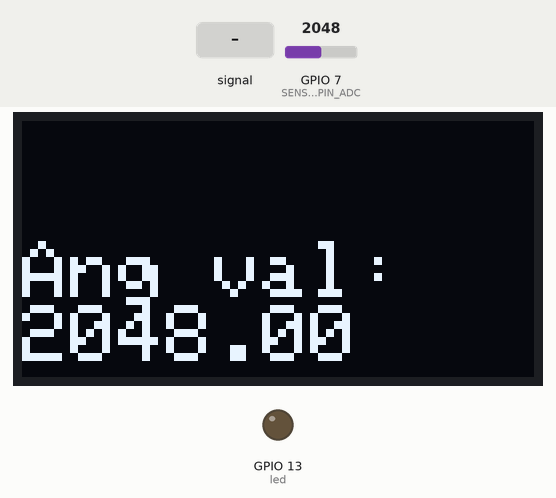
The sketch below on a simulated ESP32-S3. Parts: 128×64 one-colour display, output pins drawn as LEDs (lit = HIGH). Inputs (shaded band) come from the test bench; at power-on: GPIO 7 (SENSOR_SIGNAL_PIN_ADC) = 2048.

Above: at 3.2 s.
3.3 s: GPIO 7 (SENSOR_SIGNAL_PIN_ADC) fed a 200 Hz sine of ±327 counts around its level
At 3.97 s:
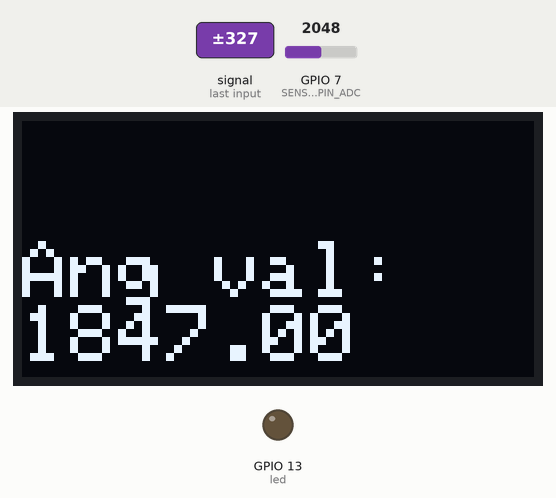
5.6 s: GPIO 7 (SENSOR_SIGNAL_PIN_ADC) set to 1955
At 6.7 s:
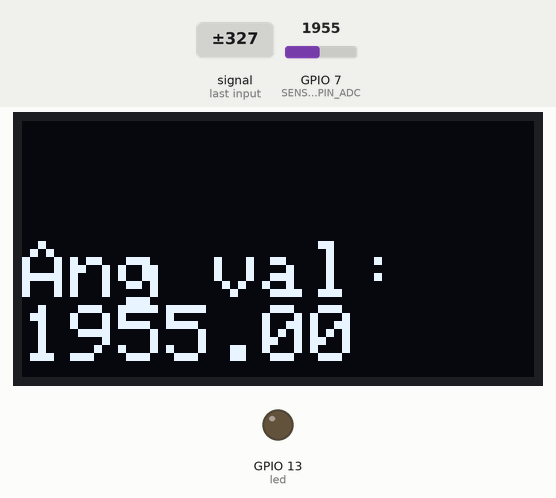
7.8 s: GPIO 7 (SENSOR_SIGNAL_PIN_ADC) fed a 1000 Hz sine of ±1023 counts around its level
At 8.65 s:
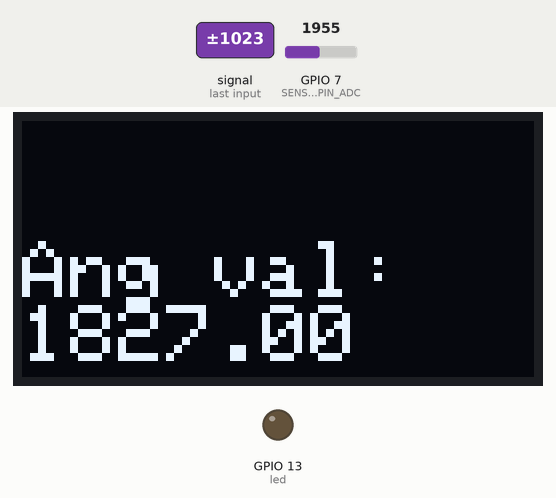
10.3 s: GPIO 7 (SENSOR_SIGNAL_PIN_ADC) set to 2035
At 12.1 s:
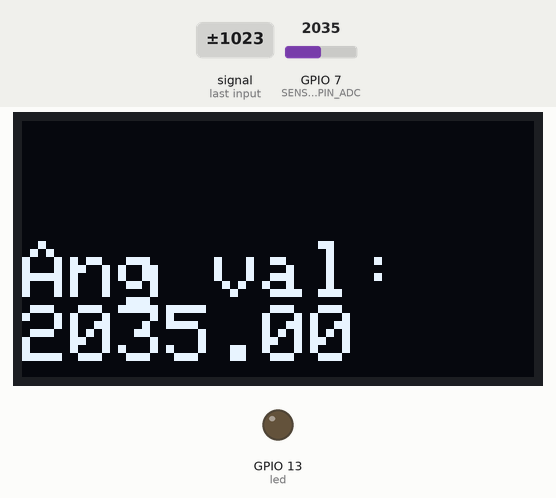
12.4 s: GPIO 7 (SENSOR_SIGNAL_PIN_ADC) set to 2047
At 13.5 s:
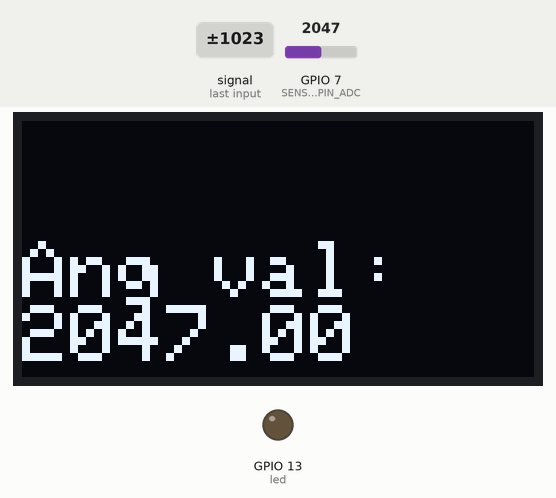
Timing chart, 0 to 15.4 s (numbered marks = the images above; inputs shaded):
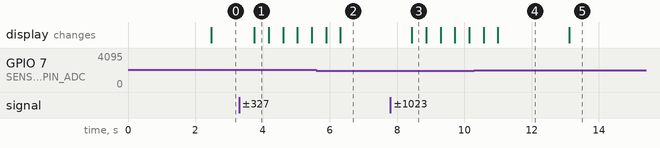

The sketch:

main_esp_bpm_backup.ino
```cpp
#include <Wire.h>
// #include
#include <Adafruit_GFX.h>
#include <Adafruit_SSD1306.h>

// #include <SPI.h>


// Define the OLED display object
#define SCREEN_WIDTH 128
#define SCREEN_HEIGHT 64
#define OLED_RESET -1

/*


*/

// Define custom SDA and SCL pins
#define SDA_PIN 2
#define SCL_PIN 4

// Create an instance of the display
Adafruit_SSD1306 display(SCREEN_WIDTH, SCREEN_HEIGHT, &Wire, OLED_RESET);

// I2C address of the display, usually 0x3C or 0x3D
// #define SSD1306_I2C_ADDRESS 0x3C //0x3C or 0x3D
// Define the I2C address for the SSD1306
#define OLED_I2C_ADDRESS 0x3C

//  0x3C // MOST COMMON
//  0x3D
//  0x3A
//  0x3E
//  0x76

#define SENSOR_SIGNAL_PIN_ADC 7  // GPIO1 for the heart rate sensor signal
#define ACTION_BUTTON_PIN 12 //gpio12

// about sensor----------------

//for getpulse2

//----------
#define MIN_BPM 30     // Set a minimum heart rate threshold for valid data
#define MAX_BPM 200
#define NUM_SAMPLES 5

//last try variables ---------

//-----------
int threshold = 1995;   //1980 Adjust this based on your readings
bool peakDetected = false;
unsigned long lastPeakTime = 0;
unsigned long currentTime;
int BPM = 0;

unsigned long initialTime;
int interval = 10000; // to okbserve heartbeat peaks for 10 seconds
// int num_of_beats = 0;
int pulse_counts = 0;

int reading = 0;


// int Bpm = 0;

int led = 13;


// #define Highpulse 540

// float pulseIntervals[NUM_SAMPLES];  // Store pulse intervals


// -------------------------------
// const int analogPin = 34;

void scan_display_address() {
    Serial.begin(115200);
    Wire.begin();

    // Start the I2C communication
    Serial.println("I2C Scanner");

    // Scan all I2C addresses from 1 to 127
    for (byte address = 1; address < 127; address++) {
      Wire.beginTransmission(address);
      byte error = Wire.endTransmission();

      // Print out errors or success
      if (error == 0) {
        Serial.print("I2C device found at address 0x");
        if (address < 16) {
          Serial.print("0");
        }
        Serial.println(address, HEX);
      } else if (error == 4) {
        Serial.print("Unknown error at address 0x");
        if (address < 16) {
          Serial.print("0");
        }
        Serial.println(address, HEX);
      }
    }
    Serial.println("Scanning complete.");

}

void clearDisplay(){
  display.clearDisplay();
  // displayText("Heart Rate: ", 1, 0,0);
}

void display_init() {
    // about display--------------------
    // Start I2C communication
    // Wire.begin(3, 4); // SDA = GPIO 3, SCL = GPIO 4
    Wire.begin(SDA_PIN, SCL_PIN);

    // Initialize Serial for debugging
    // Serial.begin(115200);

    // Initialize the OLED display
    while (!display.begin(SSD1306_SWITCHCAPVCC, OLED_I2C_ADDRESS)) {
      // Serial.println(F("SSD1306 allocation failed"));

      digitalWrite(led, HIGH);
      delay(2000);
      digitalWrite(led, LOW);
      delay(2000);
      // for (;;); // Infinite loop if display initialization fails
      }

    // while (display.begin(OLED_I2C_ADDRESS, OLED_RESET)) {

    //   digitalWrite(led, HIGH);
    //   delay(200);
    //   digitalWrite(led, LOW);
    //   delay(200);
    //   this worked and out display turned on

    //   // f
    // }

    // Clear the display buffer
  // display.clearDisplay();
  // display.fillRect(0, 0, SCREEN_WIDTH / 2, SCREEN_HEIGHT / 2, SSD1306_WHITE);  // White rectangle
  // display.fillRect(SCREEN_WIDTH / 2, 50, SCREEN_WIDTH / 2, SCREEN_HEIGHT / 2, SSD1306_BLACK);  // Black rectangle

  //-------------
    display.clearDisplay();

//     // Set text color and size
//     /*
//     [
//     SSD1306_WHITE,
//     SSD1306_BLACK,
//     SSD1306_INVERT
//     ]
//     */
    display.setTextColor(SSD1306_WHITE);
    display.setTextSize(2);

    // Display a message
    display.setCursor(12, 30);
    display.println(F("WELSTECH"));


    display.setTextColor(SSD1306_WHITE);
    display.setTextSize(1);
    // Display a message
    display.setCursor(0, 0);
    display.println(F("welcome"));


    // ----------
    // Update the display content / Display everything on the screen
    display.display();


}

void displayText(String text, int textSize, int posX = 0, int posY = 0) {
  // clearDisplay();
  // Set the text size and color
  display.setCursor(posX, posY);
  display.setTextSize(textSize);          // Text size (1-10)
  display.setTextColor(SSD1306_WHITE);

  // Print the text to the display
  display.println(text);

  // Update the display to show the text
  display.display();

}


void setup() {
    Serial.begin(115200);

    Wire.setClock(400000);  // Set I2C clock speed to 100kHz (default is 400kHz)

    // for (int i = 0; i < NUM_SAMPLES; i++) {
    //   pulseIntervals[i] = 0;
    // }

    pinMode(led, OUTPUT);

    pinMode(SENSOR_SIGNAL_PIN_ADC, INPUT);
    // Set the action button pin (for potential use in your project)
    pinMode(ACTION_BUTTON_PIN, INPUT_PULLUP);

    // Attach interrupt to detect pulse on rising edge
    // attachInterrupt(digitalPinToInterrupt(SENSOR_SIGNAL_PIN_ADC), pulseISR, RISING);

    // Initial time
    // lastPulseTime = millis();  // Assuming the button is active low

    display_init();
    delay(2000); //to show welstech for some time, show logo and stuff

    clearDisplay();

}

int calcBPM(int counts, int interval) {
  // int result = (counts/interval) * 60 ;
  int result = (counts*60)/(interval/1000);
  counts = 0;
  return result;
}

void loop() {
    // Read the analog value from the heart rate sensor
    float currentReading = analogRead(SENSOR_SIGNAL_PIN_ADC);

    /*
    after some observations:
    currentReading seems to reach 1980-2000+ when pulse detected
    and below that when np pulse detected
    */

    // getPulse();
    delay(400);
    clearDisplay();
    char buffer[10];
    dtostrf(currentReading, 4, 2, buffer);
    String newtext = "Ang val:\n" + String(buffer);
    displayText(newtext, 2, 0,30);
    // displayText(String(millis()), 2, 0,30);
    currentTime = millis();  // Get current time


    // Detect peak when value rises above the threshold
    // if (currentReading > threshold && !peakDetected) {
    //     peakDetected = true;

    //     //WHAT IF WE DELAY A FEW SECONDS BEFORE
    //     // WE START READING, AFTER THE FIRST DETECTION
    //     reading = 1;
    //     clearDisplay();

    //     pulse_counts++;

    //     displayText("Peak", 2, 12,30);
    //     displayText(String(pulse_counts), 1, 110,56);


    //     if (currentTime - initialTime >= interval) { // SOMETHING IS OFF HERE // (currentTime - initialTime >= interval)

    //       initialTime = currentTime;

    //       String newRes = String(calcBPM(pulse_counts, interval));

    //       pulse_counts = 0;

    //       clearDisplay();
    //       displayText(newRes, 2, 55,30);
    //       displayText("BPM", 1, 60, 46);

    //       // pulse_c
    //       reading = 0;

    //       // pulse_counts = 0; //
    //       delay(interval/2); // CONTROL THIS LATER
    //       // delay(2500); //
    //       clearDisplay();
    //     }

    //     // }
    //     // lastPeakTime = currentTime;  // Update last peak time
    //     delay(25);
    // }
    // else {

    //   if (reading == 0){
    //     // clearDisplay();
    //     displayText("--", 2, 50,30);
    //     displayText("READING", 1, 40, 46);

    //   }

    // }

    // // Reset peak detection when signal drops
    // //ADJUST THIS AND THRESHOLD, UNLTIL WE GET AN ACCEPTABLE VALUE
    // if (currentReading < threshold - 80) { // was 100 before, adjust accordinlgy. Small buffer to avoid double counting
    //     peakDetected = false;
    // }


    // // if (digitalRead(ACTION_BUTTON_PIN) == LOW) { //eliminated button
    // //   while (digitalRead(ACTION_BUTTON_PIN) == LOW) {}
    // // }

    // // getPulse3();

    // // delay(25);

    // // delay(200);


}
```

Measured:
- after the input at 3.3 s, the display: changes after 0.46 s (image 1)
- after the input at 7.8 s, the display: changes after 0.64 s (image 3)
- after the input at 12.4 s, the display: changes after 0.73 s (image 5)
- what the display in image 1 shows lasts 0.4 s, from 3.8 s to 4.2 s
